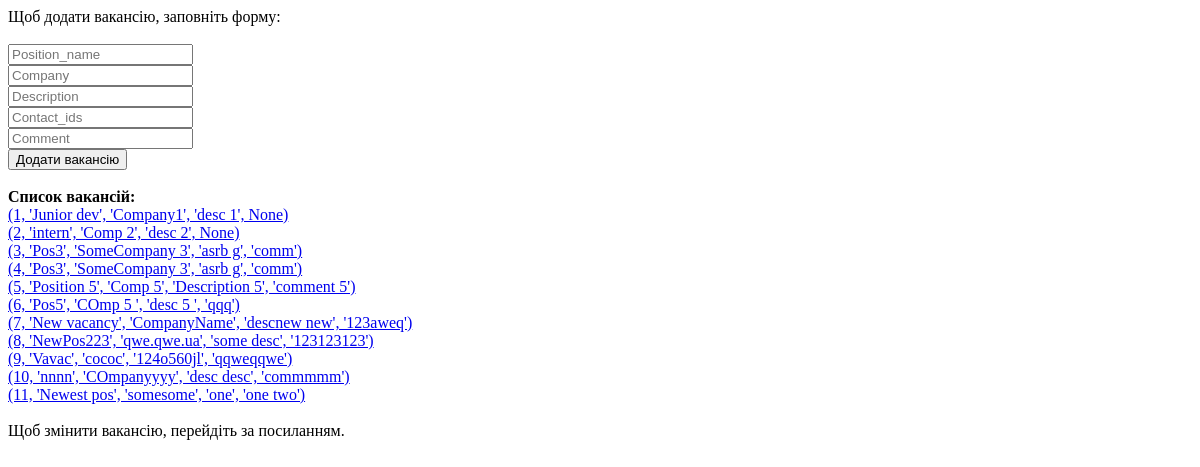
The app's page /vacancy/, older data.
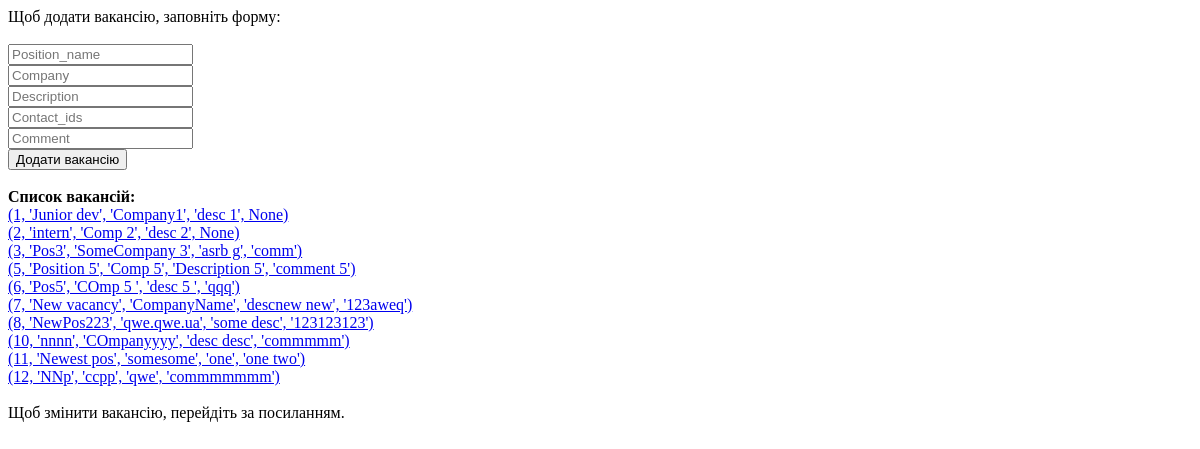
The same page, newer data.
### models.py (models this page shows, shortened)
class Vacancy(Base):
    __tablename__ = 'vacancy'
    id = Column(Integer, primary_key=True, unique=True, autoincrement=True)
    user_id = Column(Integer, ForeignKey('user.id'))
    creation_date = Column(DateTime, default=datetime.utcnow)
    company = Column(String(127), nullable=False)
    position_name = Column(String(127), nullable=False)
    description = Column(String(255), nullable=False)
    comment = Column(String(255), nullable=False)
    contact_ids = Column(String(127), nullable=False)
    status = Column(Integer, nullable=False)

### main.py (the view, shortened to what this page needs)
@app.route("/", methods=['GET'])
@app.route("/vacancy/", methods=['GET', 'POST'])
def vacancy():
    al_db.init_db()
    result = al_db.db_session.query(Vacancy.id, Vacancy.position_name,
                                    Vacancy.company, Vacancy.description, Vacancy.comment).all()
    return render_template('vacancy_add.html', vacancies=result)

### al_db.py (called while the page is built)
def init_db():
    Base.metadata.create_all(bind=engine)

### templates/vacancy_add.html (shortened to what this page needs)
<!DOCTYPE html>
<html lang="en">
<head>
</head>
<body>
Щоб додати вакансію, заповніть форму: </br> </br>
<form action="/vacancy/" method="POST">
    <input type="text" name="position_name" placeholder="Position_name"><br/>
    <input type="text" name="company" placeholder="Company"><br/>
    <input type="text" name="description" placeholder="Description"><br/>
    <input type="text" name="contact_ids" placeholder="Contact_ids"><br/>
    <input type="text" name="comment" placeholder="Comment"><br/>
    <input type="submit" value="Додати вакансію">
</form>
</br><b>Список вакансій:</b></br>
<div>
    {% for vacancy in vacancies %}
    <a href="/vacancy/{{vacancy[0]}}/">{{vacancy}}</a>  </br>
    {% endfor %}
</div>
</br> Щоб змінити вакансію, перейдіть за посиланням.
</body>
</html>

Row changes from the older to the newer data that the page shows:
removed Vacancy: vacancy "(4, 'Pos3', 'SomeCompany 3', 'asrb g', 'comm')"
removed Vacancy: vacancy "(9, 'Vavac', 'cococ', '124o560jl', 'qqweqqwe')"
added Vacancy: vacancy "(12, 'NNp', 'ccpp', 'qwe', 'commmmmmm')"
